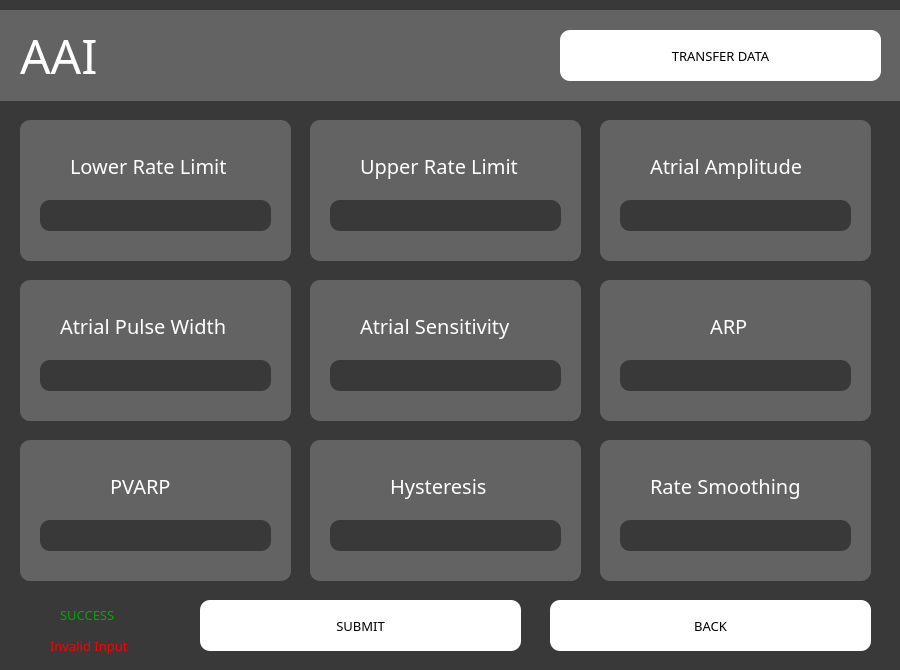
<?xml version="1.0" encoding="UTF-8"?>
<ui version="4.0">
 <class>Dialog</class>
 <widget class="QDialog" name="Dialog">
  <property name="geometry">
   <rect>
    <x>0</x>
    <y>0</y>
    <width>900</width>
    <height>670</height>
   </rect>
  </property>
  <property name="minimumSize">
   <size>
    <width>900</width>
    <height>670</height>
   </size>
  </property>
  <property name="maximumSize">
   <size>
    <width>900</width>
    <height>670</height>
   </size>
  </property>
  <property name="windowTitle">
   <string>Dialog</string>
  </property>
  <property name="styleSheet">
   <string notr="true">background-color: rgb(57, 57, 57);</string>
  </property>
  <widget class="QLabel" name="label_2">
   <property name="geometry">
    <rect>
     <x>70</x>
     <y>150</y>
     <width>181</width>
     <height>31</height>
    </rect>
   </property>
   <property name="font">
    <font>
     <family>Franklin Gothic Book</family>
     <pointsize>15</pointsize>
    </font>
   </property>
   <property name="styleSheet">
    <string notr="true">color: rgb(255, 255, 255);
font-size: 15pt;
background-color: none;
</string>
   </property>
   <property name="text">
    <string>Lower Rate Limit</string>
   </property>
  </widget>
  <widget class="QGraphicsView" name="graphicsView_2">
   <property name="geometry">
    <rect>
     <x>0</x>
     <y>10</y>
     <width>900</width>
     <height>91</height>
    </rect>
   </property>
   <property name="styleSheet">
    <string notr="true">background-color: rgb(99, 99, 99);
border: none;
</string>
   </property>
  </widget>
  <widget class="QLabel" name="label_4">
   <property name="geometry">
    <rect>
     <x>60</x>
     <y>310</y>
     <width>191</width>
     <height>31</height>
    </rect>
   </property>
   <property name="font">
    <font>
     <family>Franklin Gothic Book</family>
     <pointsize>15</pointsize>
    </font>
   </property>
   <property name="styleSheet">
    <string notr="true">color: rgb(255, 255, 255);
font-size: 15pt;
background-color: none;
</string>
   </property>
   <property name="text">
    <string>Atrial Pulse Width</string>
   </property>
  </widget>
  <widget class="QLabel" name="label_3">
   <property name="geometry">
    <rect>
     <x>360</x>
     <y>150</y>
     <width>181</width>
     <height>31</height>
    </rect>
   </property>
   <property name="font">
    <font>
     <family>Franklin Gothic Book</family>
     <pointsize>15</pointsize>
    </font>
   </property>
   <property name="styleSheet">
    <string notr="true">color: rgb(255, 255, 255);
font-size: 15pt;
background-color: none;
</string>
   </property>
   <property name="text">
    <string>Upper Rate Limit</string>
   </property>
  </widget>
  <widget class="QLabel" name="label_5">
   <property name="geometry">
    <rect>
     <x>650</x>
     <y>150</y>
     <width>171</width>
     <height>31</height>
    </rect>
   </property>
   <property name="font">
    <font>
     <family>Franklin Gothic Book</family>
     <pointsize>15</pointsize>
    </font>
   </property>
   <property name="styleSheet">
    <string notr="true">color: rgb(255, 255, 255);
font-size: 15pt;
background-color: none;
</string>
   </property>
   <property name="text">
    <string>Atrial Amplitude</string>
   </property>
  </widget>
  <widget class="QGraphicsView" name="graphicsView_7">
   <property name="geometry">
    <rect>
     <x>600</x>
     <y>120</y>
     <width>271</width>
     <height>141</height>
    </rect>
   </property>
   <property name="styleSheet">
    <string notr="true">background-color: rgb(99, 99, 99);
border-radius: 10;</string>
   </property>
  </widget>
  <widget class="QGraphicsView" name="graphicsView_4">
   <property name="geometry">
    <rect>
     <x>20</x>
     <y>120</y>
     <width>271</width>
     <height>141</height>
    </rect>
   </property>
   <property name="styleSheet">
    <string notr="true">background-color: rgb(99, 99, 99);
border-radius: 10;</string>
   </property>
  </widget>
  <widget class="QGraphicsView" name="graphicsView_5">
   <property name="geometry">
    <rect>
     <x>310</x>
     <y>120</y>
     <width>271</width>
     <height>141</height>
    </rect>
   </property>
   <property name="styleSheet">
    <string notr="true">background-color: rgb(99, 99, 99);
border-radius: 10;</string>
   </property>
  </widget>
  <widget class="QLineEdit" name="AAIAA">
   <property name="geometry">
    <rect>
     <x>620</x>
     <y>200</y>
     <width>231</width>
     <height>31</height>
    </rect>
   </property>
   <property name="styleSheet">
    <string notr="true">font-size: 12pt;
color: rgb(255, 255, 255);
border-radius: 10;
background-color: rgb(57, 57, 57)</string>
   </property>
   <property name="text">
    <string/>
   </property>
  </widget>
  <widget class="QPushButton" name="backbutton">
   <property name="geometry">
    <rect>
     <x>550</x>
     <y>600</y>
     <width>321</width>
     <height>51</height>
    </rect>
   </property>
   <property name="font">
    <font>
     <family>Franklin Gothic Book</family>
     <pointsize>10</pointsize>
    </font>
   </property>
   <property name="styleSheet">
    <string notr="true">background-color: rgb(255, 255, 255);
border-radius: 10;</string>
   </property>
   <property name="text">
    <string>BACK</string>
   </property>
  </widget>
  <widget class="QGraphicsView" name="graphicsView_6">
   <property name="geometry">
    <rect>
     <x>20</x>
     <y>280</y>
     <width>271</width>
     <height>141</height>
    </rect>
   </property>
   <property name="styleSheet">
    <string notr="true">background-color: rgb(99, 99, 99);
border-radius: 10;</string>
   </property>
  </widget>
  <widget class="QLineEdit" name="AAIAPW">
   <property name="geometry">
    <rect>
     <x>40</x>
     <y>360</y>
     <width>231</width>
     <height>31</height>
    </rect>
   </property>
   <property name="styleSheet">
    <string notr="true">font-size: 12pt;
color: rgb(255, 255, 255);
border-radius: 10;
background-color: rgb(57, 57, 57)</string>
   </property>
   <property name="text">
    <string/>
   </property>
  </widget>
  <widget class="QLineEdit" name="AAILRL">
   <property name="geometry">
    <rect>
     <x>40</x>
     <y>200</y>
     <width>231</width>
     <height>31</height>
    </rect>
   </property>
   <property name="styleSheet">
    <string notr="true">font-size: 12pt;
color: rgb(255, 255, 255);
border-radius: 10;
background-color: rgb(57, 57, 57)</string>
   </property>
   <property name="text">
    <string/>
   </property>
  </widget>
  <widget class="QLabel" name="label">
   <property name="geometry">
    <rect>
     <x>20</x>
     <y>0</y>
     <width>501</width>
     <height>111</height>
    </rect>
   </property>
   <property name="font">
    <font>
     <family>Franklin Gothic Book</family>
     <pointsize>36</pointsize>
    </font>
   </property>
   <property name="layoutDirection">
    <enum>Qt::LeftToRight</enum>
   </property>
   <property name="styleSheet">
    <string notr="true">color: rgb(255, 255, 255);
background-color: none;</string>
   </property>
   <property name="text">
    <string>AAI</string>
   </property>
  </widget>
  <widget class="QLineEdit" name="AAIURL">
   <property name="geometry">
    <rect>
     <x>330</x>
     <y>200</y>
     <width>231</width>
     <height>31</height>
    </rect>
   </property>
   <property name="styleSheet">
    <string notr="true">font-size: 12pt;
color: rgb(255, 255, 255);
border-radius: 10;
background-color: rgb(57, 57, 57)</string>
   </property>
   <property name="text">
    <string/>
   </property>
  </widget>
  <widget class="QLineEdit" name="AAIAS">
   <property name="geometry">
    <rect>
     <x>330</x>
     <y>360</y>
     <width>231</width>
     <height>31</height>
    </rect>
   </property>
   <property name="styleSheet">
    <string notr="true">font-size: 12pt;
color: rgb(255, 255, 255);
border-radius: 10;
background-color: rgb(57, 57, 57)</string>
   </property>
   <property name="text">
    <string/>
   </property>
  </widget>
  <widget class="QLabel" name="label_6">
   <property name="geometry">
    <rect>
     <x>360</x>
     <y>310</y>
     <width>171</width>
     <height>31</height>
    </rect>
   </property>
   <property name="font">
    <font>
     <family>Franklin Gothic Book</family>
     <pointsize>15</pointsize>
    </font>
   </property>
   <property name="styleSheet">
    <string notr="true">color: rgb(255, 255, 255);
font-size: 15pt;
background-color: none;
</string>
   </property>
   <property name="text">
    <string>Atrial Sensitivity</string>
   </property>
  </widget>
  <widget class="QGraphicsView" name="graphicsView_8">
   <property name="geometry">
    <rect>
     <x>310</x>
     <y>280</y>
     <width>271</width>
     <height>141</height>
    </rect>
   </property>
   <property name="styleSheet">
    <string notr="true">background-color: rgb(99, 99, 99);
border-radius: 10;</string>
   </property>
  </widget>
  <widget class="QLineEdit" name="AAIARP">
   <property name="geometry">
    <rect>
     <x>620</x>
     <y>360</y>
     <width>231</width>
     <height>31</height>
    </rect>
   </property>
   <property name="styleSheet">
    <string notr="true">font-size: 12pt;
color: rgb(255, 255, 255);
border-radius: 10;
background-color: rgb(57, 57, 57)</string>
   </property>
   <property name="text">
    <string/>
   </property>
  </widget>
  <widget class="QLabel" name="label_7">
   <property name="geometry">
    <rect>
     <x>710</x>
     <y>310</y>
     <width>51</width>
     <height>31</height>
    </rect>
   </property>
   <property name="font">
    <font>
     <family>Franklin Gothic Book</family>
     <pointsize>15</pointsize>
    </font>
   </property>
   <property name="styleSheet">
    <string notr="true">color: rgb(255, 255, 255);
font-size: 15pt;
background-color: none;
</string>
   </property>
   <property name="text">
    <string>ARP</string>
   </property>
  </widget>
  <widget class="QGraphicsView" name="graphicsView_9">
   <property name="geometry">
    <rect>
     <x>600</x>
     <y>280</y>
     <width>271</width>
     <height>141</height>
    </rect>
   </property>
   <property name="styleSheet">
    <string notr="true">background-color: rgb(99, 99, 99);
border-radius: 10;</string>
   </property>
  </widget>
  <widget class="QLineEdit" name="AAIPVARP">
   <property name="geometry">
    <rect>
     <x>40</x>
     <y>520</y>
     <width>231</width>
     <height>31</height>
    </rect>
   </property>
   <property name="styleSheet">
    <string notr="true">font-size: 12pt;
color: rgb(255, 255, 255);
border-radius: 10;
background-color: rgb(57, 57, 57)</string>
   </property>
   <property name="text">
    <string/>
   </property>
  </widget>
  <widget class="QLabel" name="label_8">
   <property name="geometry">
    <rect>
     <x>110</x>
     <y>470</y>
     <width>71</width>
     <height>31</height>
    </rect>
   </property>
   <property name="font">
    <font>
     <family>Franklin Gothic Book</family>
     <pointsize>15</pointsize>
    </font>
   </property>
   <property name="styleSheet">
    <string notr="true">color: rgb(255, 255, 255);
font-size: 15pt;
background-color: none;
</string>
   </property>
   <property name="text">
    <string>PVARP</string>
   </property>
  </widget>
  <widget class="QGraphicsView" name="graphicsView_10">
   <property name="geometry">
    <rect>
     <x>20</x>
     <y>440</y>
     <width>271</width>
     <height>141</height>
    </rect>
   </property>
   <property name="styleSheet">
    <string notr="true">background-color: rgb(99, 99, 99);
border-radius: 10;</string>
   </property>
  </widget>
  <widget class="QLineEdit" name="AIIH">
   <property name="geometry">
    <rect>
     <x>330</x>
     <y>520</y>
     <width>231</width>
     <height>31</height>
    </rect>
   </property>
   <property name="styleSheet">
    <string notr="true">font-size: 12pt;
color: rgb(255, 255, 255);
border-radius: 10;
background-color: rgb(57, 57, 57)</string>
   </property>
   <property name="text">
    <string/>
   </property>
  </widget>
  <widget class="QLabel" name="label_9">
   <property name="geometry">
    <rect>
     <x>390</x>
     <y>470</y>
     <width>111</width>
     <height>31</height>
    </rect>
   </property>
   <property name="font">
    <font>
     <family>Franklin Gothic Book</family>
     <pointsize>15</pointsize>
    </font>
   </property>
   <property name="styleSheet">
    <string notr="true">color: rgb(255, 255, 255);
font-size: 15pt;
background-color: none;
</string>
   </property>
   <property name="text">
    <string>Hysteresis</string>
   </property>
  </widget>
  <widget class="QGraphicsView" name="graphicsView_11">
   <property name="geometry">
    <rect>
     <x>310</x>
     <y>440</y>
     <width>271</width>
     <height>141</height>
    </rect>
   </property>
   <property name="styleSheet">
    <string notr="true">background-color: rgb(99, 99, 99);
border-radius: 10;</string>
   </property>
  </widget>
  <widget class="QLineEdit" name="AAIRS">
   <property name="geometry">
    <rect>
     <x>620</x>
     <y>520</y>
     <width>231</width>
     <height>31</height>
    </rect>
   </property>
   <property name="styleSheet">
    <string notr="true">font-size: 12pt;
color: rgb(255, 255, 255);
border-radius: 10;
background-color: rgb(57, 57, 57)</string>
   </property>
   <property name="text">
    <string/>
   </property>
  </widget>
  <widget class="QLabel" name="label_10">
   <property name="geometry">
    <rect>
     <x>650</x>
     <y>470</y>
     <width>171</width>
     <height>31</height>
    </rect>
   </property>
   <property name="font">
    <font>
     <family>Franklin Gothic Book</family>
     <pointsize>15</pointsize>
    </font>
   </property>
   <property name="styleSheet">
    <string notr="true">color: rgb(255, 255, 255);
font-size: 15pt;
background-color: none;
</string>
   </property>
   <property name="text">
    <string>Rate Smoothing</string>
   </property>
  </widget>
  <widget class="QGraphicsView" name="graphicsView_12">
   <property name="geometry">
    <rect>
     <x>600</x>
     <y>440</y>
     <width>271</width>
     <height>141</height>
    </rect>
   </property>
   <property name="styleSheet">
    <string notr="true">background-color: rgb(99, 99, 99);
border-radius: 10;</string>
   </property>
  </widget>
  <widget class="QLabel" name="INVALID">
   <property name="geometry">
    <rect>
     <x>50</x>
     <y>630</y>
     <width>101</width>
     <height>31</height>
    </rect>
   </property>
   <property name="font">
    <font>
     <family>Franklin Gothic Book</family>
     <pointsize>10</pointsize>
    </font>
   </property>
   <property name="styleSheet">
    <string notr="true">color:rgb(255, 0, 0)</string>
   </property>
   <property name="text">
    <string>Invalid Input</string>
   </property>
  </widget>
  <widget class="QPushButton" name="AAIsubmit">
   <property name="geometry">
    <rect>
     <x>200</x>
     <y>600</y>
     <width>321</width>
     <height>51</height>
    </rect>
   </property>
   <property name="font">
    <font>
     <family>Franklin Gothic Book</family>
     <pointsize>10</pointsize>
    </font>
   </property>
   <property name="styleSheet">
    <string notr="true">background-color: rgb(255, 255, 255);
border-radius: 10;</string>
   </property>
   <property name="text">
    <string>SUBMIT</string>
   </property>
  </widget>
  <widget class="QLabel" name="SUCCESS">
   <property name="geometry">
    <rect>
     <x>60</x>
     <y>600</y>
     <width>71</width>
     <height>31</height>
    </rect>
   </property>
   <property name="font">
    <font>
     <family>Franklin Gothic Book</family>
     <pointsize>10</pointsize>
    </font>
   </property>
   <property name="styleSheet">
    <string notr="true">color:rgb(255, 0, 0)</string>
   </property>
   <property name="text">
    <string>&lt;html&gt;&lt;head/&gt;&lt;body&gt;&lt;p&gt;&lt;span style=&quot; color:#00aa00;&quot;&gt;SUCCESS&lt;/span&gt;&lt;/p&gt;&lt;/body&gt;&lt;/html&gt;</string>
   </property>
  </widget>
  <widget class="QPushButton" name="transferdatabutton">
   <property name="geometry">
    <rect>
     <x>560</x>
     <y>30</y>
     <width>321</width>
     <height>51</height>
    </rect>
   </property>
   <property name="font">
    <font>
     <family>Franklin Gothic Book</family>
     <pointsize>10</pointsize>
    </font>
   </property>
   <property name="styleSheet">
    <string notr="true">background-color: rgb(255, 255, 255);
border-radius: 10;</string>
   </property>
   <property name="text">
    <string>TRANSFER DATA</string>
   </property>
  </widget>
  <zorder>graphicsView_12</zorder>
  <zorder>graphicsView_11</zorder>
  <zorder>graphicsView_10</zorder>
  <zorder>graphicsView_9</zorder>
  <zorder>graphicsView_8</zorder>
  <zorder>graphicsView_6</zorder>
  <zorder>graphicsView_7</zorder>
  <zorder>graphicsView_5</zorder>
  <zorder>graphicsView_4</zorder>
  <zorder>label_2</zorder>
  <zorder>graphicsView_2</zorder>
  <zorder>label_4</zorder>
  <zorder>label_3</zorder>
  <zorder>label_5</zorder>
  <zorder>AAIAA</zorder>
  <zorder>backbutton</zorder>
  <zorder>AAIAPW</zorder>
  <zorder>AAILRL</zorder>
  <zorder>label</zorder>
  <zorder>AAIURL</zorder>
  <zorder>AAIAS</zorder>
  <zorder>label_6</zorder>
  <zorder>AAIARP</zorder>
  <zorder>label_7</zorder>
  <zorder>AAIPVARP</zorder>
  <zorder>label_8</zorder>
  <zorder>AIIH</zorder>
  <zorder>label_9</zorder>
  <zorder>AAIRS</zorder>
  <zorder>label_10</zorder>
  <zorder>INVALID</zorder>
  <zorder>AAIsubmit</zorder>
  <zorder>SUCCESS</zorder>
  <zorder>transferdatabutton</zorder>
 </widget>
 <resources/>
 <connections/>
</ui>
